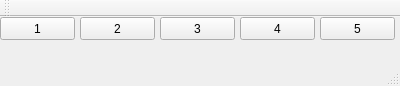
<?xml version="1.0" encoding="UTF-8"?>
<ui version="4.0">
 <class>MainWindow</class>
 <widget class="QMainWindow" name="MainWindow">
  <property name="geometry">
   <rect>
    <x>0</x>
    <y>0</y>
    <width>400</width>
    <height>86</height>
   </rect>
  </property>
  <property name="windowTitle">
   <string>MainWindow</string>
  </property>
  <widget class="QWidget" name="centralWidget">
   <widget class="QPushButton" name="pushButton">
    <property name="geometry">
     <rect>
      <x>0</x>
      <y>0</y>
      <width>75</width>
      <height>23</height>
     </rect>
    </property>
    <property name="text">
     <string>1</string>
    </property>
   </widget>
   <widget class="QPushButton" name="pushButton_2">
    <property name="geometry">
     <rect>
      <x>80</x>
      <y>0</y>
      <width>75</width>
      <height>23</height>
     </rect>
    </property>
    <property name="text">
     <string>2</string>
    </property>
   </widget>
   <widget class="QPushButton" name="pushButton_3">
    <property name="geometry">
     <rect>
      <x>160</x>
      <y>0</y>
      <width>75</width>
      <height>23</height>
     </rect>
    </property>
    <property name="text">
     <string>3</string>
    </property>
   </widget>
   <widget class="QPushButton" name="pushButton_4">
    <property name="geometry">
     <rect>
      <x>240</x>
      <y>0</y>
      <width>75</width>
      <height>23</height>
     </rect>
    </property>
    <property name="text">
     <string>4</string>
    </property>
   </widget>
   <widget class="QPushButton" name="pushButton_5">
    <property name="geometry">
     <rect>
      <x>320</x>
      <y>0</y>
      <width>75</width>
      <height>23</height>
     </rect>
    </property>
    <property name="text">
     <string>5</string>
    </property>
   </widget>
  </widget>
  <widget class="QMenuBar" name="menuBar">
   <property name="geometry">
    <rect>
     <x>0</x>
     <y>0</y>
     <width>400</width>
     <height>21</height>
    </rect>
   </property>
  </widget>
  <widget class="QToolBar" name="mainToolBar">
   <attribute name="toolBarArea">
    <enum>TopToolBarArea</enum>
   </attribute>
   <attribute name="toolBarBreak">
    <bool>false</bool>
   </attribute>
  </widget>
  <widget class="QStatusBar" name="statusBar"/>
 </widget>
 <layoutdefault spacing="6" margin="11"/>
 <resources/>
 <connections/>
</ui>
